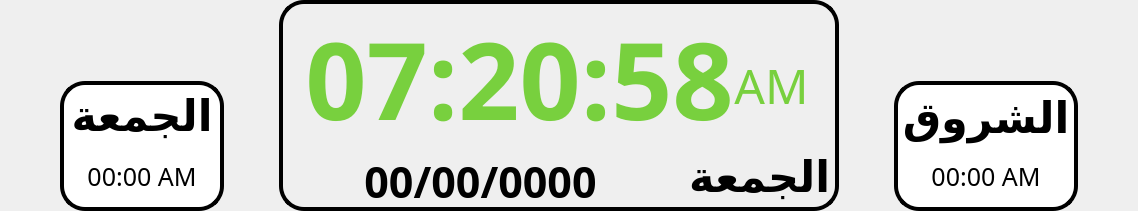
           <widget class="QWidget" name="timeDateWidget" native="true">
            <property name="sizePolicy">
             <sizepolicy hsizetype="Preferred" vsizetype="Expanding">
              <horstretch>0</horstretch>
              <verstretch>1</verstretch>
             </sizepolicy>
            </property>
            <property name="minimumSize">
             <size>
              <width>0</width>
              <height>0</height>
             </size>
            </property>
            <property name="maximumSize">
             <size>
              <width>16777215</width>
              <height>380</height>
             </size>
            </property>
            <property name="styleSheet">
             <string notr="true">#jomoaaWidget, #shorokWidget {
	border-radius: 25px;
	border: 4px solid black;
background-color: rgb(255, 255, 255);

}

</string>
            </property>
            <layout class="QHBoxLayout" name="horizontalLayout_6">
             <property name="topMargin">
              <number>0</number>
             </property>
             <property name="bottomMargin">
              <number>0</number>
             </property>
             <item>
              <spacer name="horizontalSpacer_13">
               <property name="orientation">
                <enum>Qt::Horizontal</enum>
               </property>
               <property name="sizeType">
                <enum>QSizePolicy::Expanding</enum>
               </property>
               <property name="sizeHint" stdset="0">
                <size>
                 <width>40</width>
                 <height>20</height>
                </size>
               </property>
              </spacer>
             </item>
             <item>
              <widget class="QFrame" name="frame_12">
               <property name="maximumSize">
                <size>
                 <width>202</width>
                 <height>16777215</height>
                </size>
               </property>
               <property name="frameShape">
                <enum>QFrame::NoFrame</enum>
               </property>
               <property name="frameShadow">
                <enum>QFrame::Raised</enum>
               </property>
               <layout class="QVBoxLayout" name="verticalLayout_29">
                <property name="bottomMargin">
                 <number>0</number>
                </property>
                <item>
                 <widget class="QFrame" name="frame_21">
                  <property name="sizePolicy">
                   <sizepolicy hsizetype="Preferred" vsizetype="Expanding">
                    <horstretch>0</horstretch>
                    <verstretch>0</verstretch>
                   </sizepolicy>
                  </property>
                  <property name="maximumSize">
                   <size>
                    <width>16777215</width>
                    <height>100</height>
                   </size>
                  </property>
                  <property name="frameShape">
                   <enum>QFrame::NoFrame</enum>
                  </property>
                  <property name="frameShadow">
                   <enum>QFrame::Raised</enum>
                  </property>
                 </widget>
                </item>
                <item>
                 <widget class="QWidget" name="jomoaaWidget" native="true">
                  <property name="sizePolicy">
                   <sizepolicy hsizetype="Expanding" vsizetype="Expanding">
                    <horstretch>0</horstretch>
                    <verstretch>0</verstretch>
                   </sizepolicy>
                  </property>
                  <property name="minimumSize">
                   <size>
                    <width>150</width>
                    <height>130</height>
                   </size>
                  </property>
                  <property name="maximumSize">
                   <size>
                    <width>200</width>
                    <height>160</height>
                   </size>
                  </property>
                  <layout class="QVBoxLayout" name="verticalLayout_11">
                   <property name="spacing">
                    <number>7</number>
                   </property>
                   <property name="leftMargin">
                    <number>11</number>
                   </property>
                   <property name="rightMargin">
                    <number>11</number>
                   </property>
                   <item>
                    <widget class="QLabel" name="jomoaa_label">
                     <property name="sizePolicy">
                      <sizepolicy hsizetype="Preferred" vsizetype="Preferred">
                       <horstretch>0</horstretch>
                       <verstretch>0</verstretch>
                      </sizepolicy>
                     </property>
                     <property name="font">
                      <font>
                       <family>Microsoft Uighur</family>
                       <pointsize>32</pointsize>
                       <weight>75</weight>
                       <bold>true</bold>
                      </font>
                     </property>
                     <property name="styleSheet">
                      <string notr="true">color:black;</string>
                     </property>
                     <property name="text">
                      <string>الجمعة</string>
                     </property>
                     <property name="alignment">
                      <set>Qt::AlignCenter</set>
                     </property>
                    </widget>
                   </item>
                   <item>
                    <widget class="QLabel" name="jomoaa_adan_time">
                     <property name="sizePolicy">
                      <sizepolicy hsizetype="Preferred" vsizetype="Preferred">
                       <horstretch>0</horstretch>
                       <verstretch>0</verstretch>
                      </sizepolicy>
                     </property>
                     <property name="font">
                      <font>
                       <family>Bahnschrift</family>
                       <pointsize>19</pointsize>
                       <weight>50</weight>
                       <bold>false</bold>
                      </font>
                     </property>
                     <property name="styleSheet">
                      <string notr="true">color:black;</string>
                     </property>
                     <property name="text">
                      <string>00:00 AM</string>
                     </property>
                     <property name="alignment">
                      <set>Qt::AlignCenter</set>
                     </property>
                    </widget>
                   </item>
                  </layout>
                 </widget>
                </item>
               </layout>
              </widget>
             </item>
             <item>
              <spacer name="horizontalSpacer_15">
               <property name="orientation">
                <enum>Qt::Horizontal</enum>
               </property>
               <property name="sizeType">
                <enum>QSizePolicy::Fixed</enum>
               </property>
               <property name="sizeHint" stdset="0">
                <size>
                 <width>40</width>
                 <height>20</height>
                </size>
               </property>
              </spacer>
             </item>
             <item alignment="Qt::AlignHCenter">
              <widget class="QWidget" name="timeWidget" native="true">
               <property name="sizePolicy">
                <sizepolicy hsizetype="Expanding" vsizetype="Expanding">
                 <horstretch>0</horstretch>
                 <verstretch>1</verstretch>
                </sizepolicy>
               </property>
               <property name="minimumSize">
                <size>
                 <width>560</width>
                 <height>200</height>
                </size>
               </property>
               <property name="maximumSize">
                <size>
                 <width>16777215</width>
                 <height>330</height>
                </size>
               </property>
               <property name="styleSheet">
                <string notr="true">#timeWidget{
border: 4px solid rgb(0, 0, 0);
border-radius: 25px;
}</string>
               </property>
               <layout class="QVBoxLayout" name="verticalLayout_12">
                <property name="spacing">
                 <number>0</number>
                </property>
                <property name="topMargin">
                 <number>5</number>
                </property>
                <property name="bottomMargin">
                 <number>0</number>
                </property>
                <item>
                 <widget class="QFrame" name="time_upper_frame">
                  <property name="sizePolicy">
                   <sizepolicy hsizetype="Expanding" vsizetype="Preferred">
                    <horstretch>0</horstretch>
                    <verstretch>0</verstretch>
                   </sizepolicy>
                  </property>
                  <property name="minimumSize">
                   <size>
                    <width>500</width>
                    <height>0</height>
                   </size>
                  </property>
                  <property name="styleSheet">
                   <string notr="true">QWidget{
	color: rgb(120, 208, 62);
}</string>
                  </property>
                  <property name="frameShape">
                   <enum>QFrame::NoFrame</enum>
                  </property>
                  <property name="frameShadow">
                   <enum>QFrame::Raised</enum>
                  </property>
                  <layout class="QHBoxLayout" name="horizontalLayout_34">
                   <property name="spacing">
                    <number>0</number>
                   </property>
                   <property name="leftMargin">
                    <number>0</number>
                   </property>
                   <property name="topMargin">
                    <number>0</number>
                   </property>
                   <property name="rightMargin">
                    <number>5</number>
                   </property>
                   <property name="bottomMargin">
                    <number>0</number>
                   </property>
                   <item>
                    <widget class="QFrame" name="frame_36">
                     <property name="sizePolicy">
                      <sizepolicy hsizetype="Expanding" vsizetype="Preferred">
                       <horstretch>0</horstretch>
                       <verstretch>0</verstretch>
                      </sizepolicy>
                     </property>
                     <property name="frameShape">
                      <enum>QFrame::NoFrame</enum>
                     </property>
                     <property name="frameShadow">
                      <enum>QFrame::Raised</enum>
                     </property>
                    </widget>
                   </item>
                   <item>
                    <widget class="QLabel" name="clockLabel">
                     <property name="sizePolicy">
                      <sizepolicy hsizetype="Maximum" vsizetype="Preferred">
                       <horstretch>0</horstretch>
                       <verstretch>0</verstretch>
                      </sizepolicy>
                     </property>
                     <property name="minimumSize">
                      <size>
                       <width>0</width>
                       <height>0</height>
                      </size>
                     </property>
                     <property name="maximumSize">
                      <size>
                       <width>16777215</width>
                       <height>16777215</height>
                      </size>
                     </property>
                     <property name="sizeIncrement">
                      <size>
                       <width>0</width>
                       <height>0</height>
                      </size>
                     </property>
                     <property name="baseSize">
                      <size>
                       <width>0</width>
                       <height>0</height>
                      </size>
                     </property>
                     <property name="font">
                      <font>
                       <family>Bahnschrift</family>
                       <pointsize>80</pointsize>
                       <weight>75</weight>
                       <bold>true</bold>
                      </font>
                     </property>
                     <property name="styleSheet">
                      <string notr="true"/>
                     </property>
                     <property name="text">
                      <string>07:20:58</string>
                     </property>
                     <property name="alignment">
                      <set>Qt::AlignCenter</set>
                     </property>
                     <property name="wordWrap">
                      <bool>false</bool>
                     </property>
                    </widget>
                   </item>
                   <item>
                    <widget class="QFrame" name="am_pm_frame">
                     <property name="styleSheet">
                      <string notr="true"/>
                     </property>
                     <property name="frameShape">
                      <enum>QFrame::NoFrame</enum>
                     </property>
                     <property name="frameShadow">
                      <enum>QFrame::Raised</enum>
                     </property>
                     <layout class="QVBoxLayout" name="verticalLayout_36">
                      <property name="spacing">
                       <number>0</number>
                      </property>
                      <property name="leftMargin">
                       <number>0</number>
                      </property>
                      <property name="topMargin">
                       <number>0</number>
                      </property>
                      <property name="rightMargin">
                       <number>0</number>
                      </property>
                      <property name="bottomMargin">
                       <number>0</number>
                      </property>
                      <item>
                       <widget class="QFrame" name="frame_35">
                        <property name="sizePolicy">
                         <sizepolicy hsizetype="Preferred" vsizetype="Expanding">
                          <horstretch>0</horstretch>
                          <verstretch>0</verstretch>
                         </sizepolicy>
                        </property>
                        <property name="frameShape">
                         <enum>QFrame::NoFrame</enum>
                        </property>
                        <property name="frameShadow">
                         <enum>QFrame::Raised</enum>
                        </property>
                       </widget>
                      </item>
                      <item>
                       <widget class="QLabel" name="seconds_label">
                        <property name="sizePolicy">
                         <sizepolicy hsizetype="Maximum" vsizetype="Maximum">
                          <horstretch>0</horstretch>
                          <verstretch>0</verstretch>
                         </sizepolicy>
                        </property>
                        <property name="text">
                         <string/>
                        </property>
                        <property name="alignment">
                         <set>Qt::AlignCenter</set>
                        </property>
                       </widget>
                      </item>
                      <item>
                       <widget class="QLabel" name="am_pm_label">
                        <property name="sizePolicy">
                         <sizepolicy hsizetype="Maximum" vsizetype="Maximum">
                          <horstretch>0</horstretch>
                          <verstretch>0</verstretch>
                         </sizepolicy>
                        </property>
                        <property name="font">
                         <font>
                          <family>Bahnschrift</family>
                          <pointsize>36</pointsize>
                          <weight>50</weight>
                          <bold>false</bold>
                         </font>
                        </property>
                        <property name="text">
                         <string>AM</string>
                        </property>
                        <property name="alignment">
                         <set>Qt::AlignCenter</set>
                        </property>
                       </widget>
                      </item>
                      <item>
                       <widget class="QFrame" name="frame_34">
                        <property name="sizePolicy">
                         <sizepolicy hsizetype="Preferred" vsizetype="Expanding">
                          <horstretch>0</horstretch>
                          <verstretch>0</verstretch>
                         </sizepolicy>
                        </property>
                        <property name="frameShape">
                         <enum>QFrame::NoFrame</enum>
                        </property>
                        <property name="frameShadow">
                         <enum>QFrame::Raised</enum>
                        </property>
                       </widget>
                      </item>
                     </layout>
                    </widget>
                   </item>
                   <item>
                    <widget class="QFrame" name="frame_37">
                     <property name="sizePolicy">
                      <sizepolicy hsizetype="Expanding" vsizetype="Preferred">
                       <horstretch>0</horstretch>
                       <verstretch>0</verstretch>
                      </sizepolicy>
                     </property>
                     <property name="frameShape">
                      <enum>QFrame::NoFrame</enum>
                     </property>
                     <property name="frameShadow">
                      <enum>QFrame::Raised</enum>
                     </property>
                    </widget>
                   </item>
                  </layout>
                 </widget>
                </item>
                <item>
                 <widget class="QWidget" name="timeLowerWidget" native="true">
                  <property name="sizePolicy">
                   <sizepolicy hsizetype="Preferred" vsizetype="Maximum">
                    <horstretch>0</horstretch>
                    <verstretch>0</verstretch>
                   </sizepolicy>
                  </property>
                  <layout class="QHBoxLayout" name="horizontalLayout_7">
                   <property name="spacing">
                    <number>15</number>
                   </property>
                   <property name="leftMargin">
                    <number>0</number>
                   </property>
                   <property name="topMargin">
                    <number>0</number>
                   </property>
                   <property name="rightMargin">
                    <number>0</number>
                   </property>
                   <property name="bottomMargin">
                    <number>0</number>
                   </property>
                   <item>
                    <spacer name="horizontalSpacer_21">
                     <property name="orientation">
                      <enum>Qt::Horizontal</enum>
                     </property>
                     <property name="sizeType">
                      <enum>QSizePolicy::Expanding</enum>
                     </property>
                     <property name="sizeHint" stdset="0">
                      <size>
                       <width>0</width>
                       <height>20</height>
                      </size>
                     </property>
                    </spacer>
                   </item>
                   <item alignment="Qt::AlignTop">
                    <widget class="QLabel" name="dateLabel">
                     <property name="sizePolicy">
                      <sizepolicy hsizetype="Preferred" vsizetype="Preferred">
                       <horstretch>0</horstretch>
                       <verstretch>0</verstretch>
                      </sizepolicy>
                     </property>
                     <property name="font">
                      <font>
                       <family>Sakkal Majalla</family>
                       <pointsize>32</pointsize>
                       <weight>75</weight>
                       <bold>true</bold>
                      </font>
                     </property>
                     <property name="styleSheet">
                      <string notr="true">color:black;</string>
                     </property>
                     <property name="text">
                      <string>00/00/0000</string>
                     </property>
                     <property name="alignment">
                      <set>Qt::AlignHCenter|Qt::AlignTop</set>
                     </property>
                    </widget>
                   </item>
                   <item>
                    <spacer name="horizontalSpacer_24">
                     <property name="orientation">
                      <enum>Qt::Horizontal</enum>
                     </property>
                     <property name="sizeHint" stdset="0">
                      <size>
                       <width>0</width>
                       <height>20</height>
                      </size>
                     </property>
                    </spacer>
                   </item>
                   <item alignment="Qt::AlignTop">
                    <widget class="QLabel" name="dayLabel">
                     <property name="sizePolicy">
                      <sizepolicy hsizetype="Expanding" vsizetype="Preferred">
                       <horstretch>0</horstretch>
                       <verstretch>0</verstretch>
                      </sizepolicy>
                     </property>
                     <property name="font">
                      <font>
                       <family>Sakkal Majalla</family>
                       <pointsize>32</pointsize>
                       <weight>75</weight>
                       <bold>true</bold>
                      </font>
                     </property>
                     <property name="styleSheet">
                      <string notr="true">color:black;</string>
                     </property>
                     <property name="text">
                      <string>الجمعة</string>
                     </property>
                     <property name="alignment">
                      <set>Qt::AlignLeading|Qt::AlignLeft|Qt::AlignTop</set>
                     </property>
                    </widget>
                   </item>
                  </layout>
                 </widget>
                </item>
               </layout>
              </widget>
             </item>
             <item>
              <spacer name="horizontalSpacer_16">
               <property name="orientation">
                <enum>Qt::Horizontal</enum>
               </property>
               <property name="sizeType">
                <enum>QSizePolicy::Fixed</enum>
               </property>
               <property name="sizeHint" stdset="0">
                <size>
                 <width>40</width>
                 <height>20</height>
                </size>
               </property>
              </spacer>
             </item>
             <item>
              <widget class="QFrame" name="frame_13">
               <property name="maximumSize">
                <size>
                 <width>202</width>
                 <height>16777215</height>
                </size>
               </property>
               <property name="frameShape">
                <enum>QFrame::NoFrame</enum>
               </property>
               <property name="frameShadow">
                <enum>QFrame::Raised</enum>
               </property>
               <layout class="QVBoxLayout" name="verticalLayout_30">
                <property name="bottomMargin">
                 <number>0</number>
                </property>
                <item>
                 <widget class="QFrame" name="frame_18">
                  <property name="sizePolicy">
                   <sizepolicy hsizetype="Preferred" vsizetype="Expanding">
                    <horstretch>0</horstretch>
                    <verstretch>0</verstretch>
                   </sizepolicy>
                  </property>
                  <property name="maximumSize">
                   <size>
                    <width>16777215</width>
                    <height>100</height>
                   </size>
                  </property>
                  <property name="frameShape">
                   <enum>QFrame::NoFrame</enum>
                  </property>
                  <property name="frameShadow">
                   <enum>QFrame::Raised</enum>
                  </property>
                 </widget>
                </item>
                <item>
                 <widget class="QWidget" name="shorokWidget" native="true">
                  <property name="sizePolicy">
                   <sizepolicy hsizetype="Expanding" vsizetype="Expanding">
                    <horstretch>0</horstretch>
                    <verstretch>0</verstretch>
                   </sizepolicy>
                  </property>
                  <property name="minimumSize">
                   <size>
                    <width>150</width>
                    <height>130</height>
                   </size>
                  </property>
                  <property name="maximumSize">
                   <size>
                    <width>200</width>
                    <height>160</height>
                   </size>
                  </property>
                  <layout class="QVBoxLayout" name="verticalLayout_10">
                   <property name="spacing">
                    <number>7</number>
                   </property>
                   <property name="leftMargin">
                    <number>11</number>
                   </property>
                   <property name="topMargin">
                    <number>11</number>
                   </property>
                   <property name="rightMargin">
                    <number>11</number>
                   </property>
                   <item>
                    <widget class="QLabel" name="shorok_label">
                     <property name="sizePolicy">
                      <sizepolicy hsizetype="Preferred" vsizetype="Preferred">
                       <horstretch>0</horstretch>
                       <verstretch>0</verstretch>
                      </sizepolicy>
                     </property>
                     <property name="font">
                      <font>
                       <family>Microsoft Uighur</family>
                       <pointsize>32</pointsize>
                       <weight>75</weight>
                       <bold>true</bold>
                      </font>
                     </property>
                     <property name="styleSheet">
                      <string notr="true">color:black;</string>
                     </property>
                     <property name="text">
                      <string>الشروق</string>
                     </property>
                     <property name="alignment">
                      <set>Qt::AlignCenter</set>
                     </property>
                    </widget>
                   </item>
                   <item>
                    <widget class="QLabel" name="shorok_adan_time">
                     <property name="sizePolicy">
                      <sizepolicy hsizetype="Preferred" vsizetype="Preferred">
                       <horstretch>0</horstretch>
                       <verstretch>0</verstretch>
                      </sizepolicy>
                     </property>
                     <property name="font">
                      <font>
                       <family>Bahnschrift</family>
                       <pointsize>19</pointsize>
                       <weight>50</weight>
                       <bold>false</bold>
                      </font>
                     </property>
                     <property name="styleSheet">
                      <string notr="true">color:black;</string>
                     </property>
                     <property name="text">
                      <string>00:00 AM</string>
                     </property>
                     <property name="alignment">
                      <set>Qt::AlignCenter</set>
                     </property>
                    </widget>
                   </item>
                  </layout>
                 </widget>
                </item>
               </layout>
              </widget>
             </item>
             <item>
              <spacer name="horizontalSpacer_14">
               <property name="orientation">
                <enum>Qt::Horizontal</enum>
               </property>
               <property name="sizeType">
                <enum>QSizePolicy::Expanding</enum>
               </property>
               <property name="sizeHint" stdset="0">
                <size>
                 <width>40</width>
                 <height>20</height>
                </size>
               </property>
              </spacer>
             </item>
            </layout>
           </widget>
